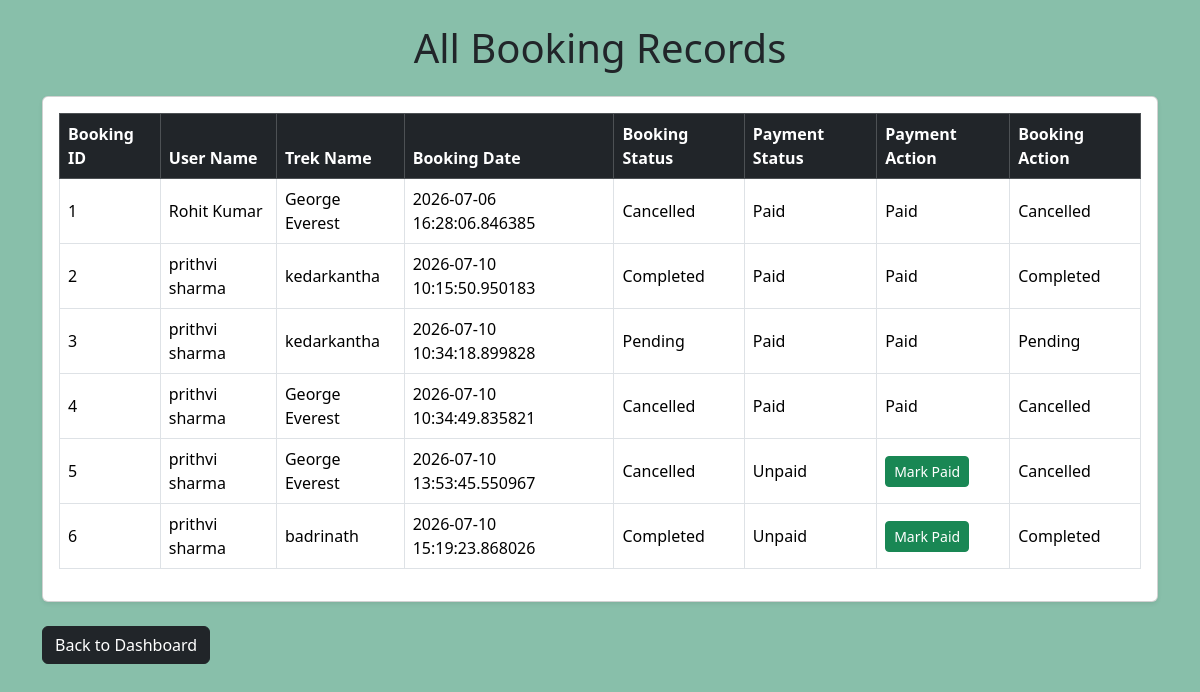
The app's page /admin/bookings with its own data.
### models/models.py (models this page shows)
class Booking(db.Model):
    __tablename__ = "bookings"
    id = db.Column(db.Integer, primary_key=True)
    user_id = db.Column(db.Integer,db.ForeignKey("users.id"),nullable=False)
    trek_id = db.Column(db.Integer,db.ForeignKey("treks.id"),nullable=False)
    booking_date = db.Column(db.DateTime,default=datetime.utcnow)
    booking_status = db.Column(db.String(20),default="Booked")
    payment_status = db.Column(db.String(20),default="Unpaid")

class User(db.Model):
    __tablename__ = "users"
    id = db.Column(db.Integer, primary_key=True)
    full_name = db.Column(db.String(100), nullable=False)
    email = db.Column(db.String(120), unique=True, nullable=False)
    password = db.Column(db.String(255), nullable=False)
    role = db.Column(db.String(20), nullable=False)
    status = db.Column(db.String(20),default="approved")
    created_at = db.Column(db.DateTime, default=datetime.utcnow)
    bookings = db.relationship(         #defines relationship b/w user and bookings bcoz  1 user can have multi bookings
        "Booking",
        backref="user",
        lazy=True
    )
    assigned_treks = db.relationship(     #defines relationship b/w staff and treks bcoz  1 staff can be assign multi treks
    "Trek",
    foreign_keys="Trek.assigned_staff_id",
    backref="assigned_staff",
    lazy=True
    )

class Trek(db.Model):
    __tablename__ = "treks"
    id = db.Column(db.Integer, primary_key=True)
    trek_name = db.Column(db.String(100), nullable=False)
    location = db.Column(db.String(100))
    difficulty = db.Column(db.String(50))
    duration_days = db.Column(db.Integer)
    available_slots = db.Column(db.Integer)
    status = db.Column(db.String(20),default="Open")
    progress_status = db.Column(db.String(20),default="Not Started")
    assigned_staff_id = db.Column(db.Integer,db.ForeignKey("users.id"))
    bookings = db.relationship(           #defines relationship b/w trek and bookings bcoz  1 trek can have multi booking
        "Booking",
        backref="trek",
        lazy=True
    )

### controllers/auth.py (the view)
@auth.route("/admin/bookings")
def view_bookings():
    bookings = Booking.query.all()
    return render_template(
        "view_bookings.html",
        bookings=bookings
    )

### templates/view_bookings.html (shortened to what this page needs)
<!DOCTYPE html>
<html lang="en">
<head>
    <link href="https://cdn.jsdelivr.net/npm/bootstrap@5.3.3/dist/css/bootstrap.min.css"
          rel="stylesheet">
</head>
<body style="background-color: rgb(136, 191, 170);">
<div class="container py-4">
    <h1 class="text-center mb-4">
        All Booking Records
    </h1>
    <div class="card shadow-sm">
        <div class="card-body">
            <div class="table-responsive">
                <table class="table table-bordered table-hover align-middle">
                    <thead class="table-dark">
                        <tr>
                            <th>Booking ID</th>
                            <th>User Name</th>
                            <th>Trek Name</th>
                            <th>Booking Date</th>
                            <th>Booking Status</th>
                            <th>Payment Status</th>
                            <th>Payment Action</th>
                            <th>Booking Action</th>
                        </tr>
                    </thead>
                    <tbody>
                        {% for booking in bookings %}
                        <tr>
                            <td>{{ booking.id }}</td>
                            <td>{{ booking.user.full_name }}</td>
                            <td>{{ booking.trek.trek_name }}</td>
                            <td>{{ booking.booking_date }}</td>
                            <td>{{ booking.booking_status }}</td>
                            <td>{{ booking.payment_status }}</td>
                            <td>
                                {% if booking.payment_status == "Unpaid" %}
                                    <a href="/admin/mark_paid/{{ booking.id }}"
                                       class="btn btn-sm btn-success">
                                        Mark Paid
                                    </a>
                                {% else %}
                                    Paid
                                {% endif %}
                            </td>
                            <td>
                                {% if booking.booking_status == "Booked" %}
                                    <a href="/admin/complete_booking/{{ booking.id }}"
                                       class="btn btn-sm btn-primary">
                                        Complete
                                    </a>
                                {% else %}
                                    {{ booking.booking_status }}
                                {% endif %}
                            </td>
                        </tr>
                        {% endfor %}
                    </tbody>
                </table>
            </div>
        </div>
    </div>
    <div class="mt-4">
        <a href="/admin/dashboard"
           class="btn btn-dark">
            Back to Dashboard
        </a>
    </div>
</div>
</body>
</html>

### records on screen
Booking: id "1", user.full_name "Rohit Kumar", trek.trek_name "George Everest", booking_date "2026-07-06 16:28:06.846385", booking_status "Cancelled", payment_status "Paid"
Booking: id "2", user.full_name "prithvi sharma", trek.trek_name "kedarkantha", booking_date "2026-07-10 10:15:50.950183", booking_status "Completed", payment_status "Paid"
Booking: id "3", user.full_name "prithvi sharma", trek.trek_name "kedarkantha", booking_date "2026-07-10 10:34:18.899828", booking_status "Pending", payment_status "Paid"
Booking: id "4", user.full_name "prithvi sharma", trek.trek_name "George Everest", booking_date "2026-07-10 10:34:49.835821", booking_status "Cancelled", payment_status "Paid"
Booking: id "5", user.full_name "prithvi sharma", trek.trek_name "George Everest", booking_date "2026-07-10 13:53:45.550967", booking_status "Cancelled", payment_status "Unpaid"
Booking: id "6", user.full_name "prithvi sharma", trek.trek_name "badrinath", booking_date "2026-07-10 15:19:23.868026", booking_status "Completed", payment_status "Unpaid"
